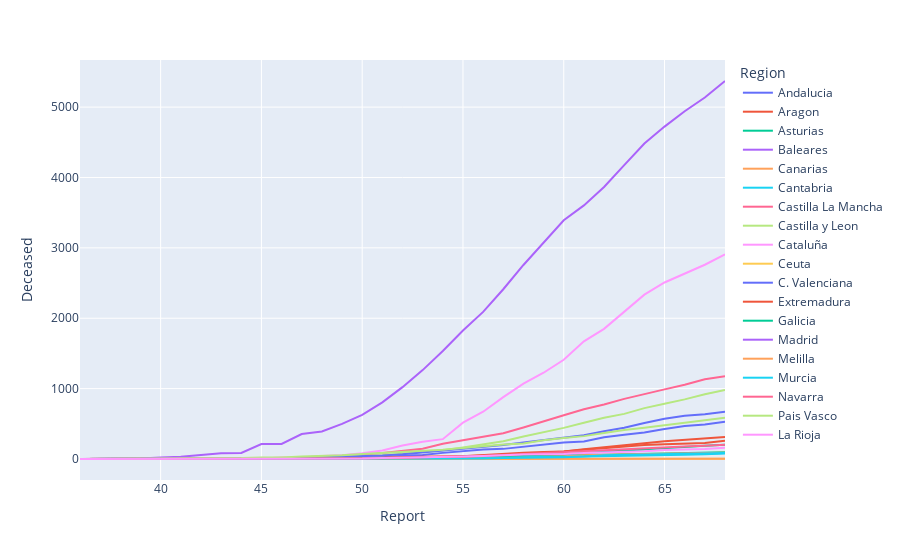

The code cell stored with this chart in its notebook:
### Markdown cell above
#### Deceased per Region

### Code cell
# plotly express: fig_ccaa_deceased
fig_ccaa_deceased = px.line(df_ccaa, x="Report", y="Deceased", color="Region")
fig_ccaa_deceased.show()

### Figure 1 — Plotly figure (JSON) as saved in the notebook; plotly's stock layout.template omitted (floating-point values rounded to 4 significant figures)
{"data": [{"hoverlabel": {"namelength": 0}, "hovertemplate": "Region=Andalucia<br>Report=%{x}<br>Deceased=%{y}", "legendgroup": "Andalucia", "line": {"color": "#636efa", "dash": "solid"}, "mode": "lines", "name": "Andalucia", "showlegend": true, "type": "scatter", "x": [36, 37, 38, 39, 40, 41, 42, 43, 44, 45, 46, 47, 48, 49, 50, 51, 52, 53, 54, 55, 56, 57, 58, 59, 60, 61, 62, 63, 64, 65, 66, 67, 68], "xaxis": "x", "y": [0, 0, 0, 0, 0, 0, 0, 0, 2, 6, 7, 11, 19, 23, 30, 40, 47, 58, 87, 113, 134, 144, 175, 207, 236, 248, 308, 343, 376, 426, 470, 491, 528], "yaxis": "y"}, {"hoverlabel": {"namelength": 0}, "hovertemplate": "Region=Aragon<br>Report=%{x}<br>Deceased=%{y}", "legendgroup": "Aragon", "line": {"color": "#EF553B", "dash": "solid"}, "mode": "lines", "name": "Aragon", "showlegend": true, "type": "scatter", "x": [36, 37, 38, 39, 40, 41, 42, 43, 44, 45, 46, 47, 48, 49, 50, 51, 52, 53, 54, 55, 56, 57, 58, 59, 60, 61, 62, 63, 64, 65, 66, 67, 68], "xaxis": "x", "y": [0, 0, 1, 1, 3, 4, 6, 7, 7, 7, 11, 12, 13, 15, 17, 22, 24, 32, 37, 40, 48, 58, 58, 93, 106, 138, 169, 200, 224, 251, 270, 284, 312], "yaxis": "y"}, {"hoverlabel": {"namelength": 0}, "hovertemplate": "Region=Asturias<br>Report=%{x}<br>Deceased=%{y}", "legendgroup": "Asturias", "line": {"color": "#00cc96", "dash": "solid"}, "mode": "lines", "name": "Asturias", "showlegend": true, "type": "scatter", "x": [36, 37, 38, 39, 40, 41, 42, 43, 44, 45, 46, 47, 48, 49, 50, 51, 52, 53, 54, 55, 56, 57, 58, 59, 60, 61, 62, 63, 64, 65, 66, 67, 68], "xaxis": "x", "y": [0, 0, 0, 0, 0, 0, 1, 1, 1, 1, 1, 1, 1, 1, 2, 5, 8, 12, 22, 25, 27, 29, 33, 41, 49, 55, 63, 69, 70, 76, 80, 86, 96], "yaxis": "y"}, {"hoverlabel": {"namelength": 0}, "hovertemplate": "Region=Baleares<br>Report=%{x}<br>Deceased=%{y}", "legendgroup": "Baleares", "line": {"color": "#ab63fa", "dash": "solid"}, "mode": "lines", "name": "Baleares", "showlegend": true, "type": "scatter", "x": [36, 37, 38, 39, 40, 41, 42, 43, 44, 45, 46, 47, 48, 49, 50, 51, 52, 53, 54, 55, 56, 57, 58, 59, 60, 61, 62, 63, 64, 65, 66, 67, 68], "xaxis": "x", "y": [0, 0, 0, 0, 0, 0, 1, 1, 1, 1, 1, 1, 1, 2, 2, 4, 4, 10, 10, 13, 17, 22, 26, 29, 37, 42, 46, 58, 69, 71, 75, 81, 84], "yaxis": "y"}, {"hoverlabel": {"namelength": 0}, "hovertemplate": "Region=Canarias<br>Report=%{x}<br>Deceased=%{y}", "legendgroup": "Canarias", "line": {"color": "#FFA15A", "dash": "solid"}, "mode": "lines", "name": "Canarias", "showlegend": true, "type": "scatter", "x": [36, 37, 38, 39, 40, 41, 42, 43, 44, 45, 46, 47, 48, 49, 50, 51, 52, 53, 54, 55, 56, 57, 58, 59, 60, 61, 62, 63, 64, 65, 66, 67, 68], "xaxis": "x", "y": [0, 0, 0, 0, 0, 0, 0, 0, 1, 1, 1, 2, 3, 3, 4, 7, 9, 11, 16, 21, 24, 27, 36, 39, 40, 55, 62, 68, 73, 78, 80, 85, 89], "yaxis": "y"}, {"hoverlabel": {"namelength": 0}, "hovertemplate": "Region=Cantabria<br>Report=%{x}<br>Deceased=%{y}", "legendgroup": "Cantabria", "line": {"color": "#19d3f3", "dash": "solid"}, "mode": "lines", "name": "Cantabria", "showlegend": true, "type": "scatter", "x": [36, 37, 38, 39, 40, 41, 42, 43, 44, 45, 46, 47, 48, 49, 50, 51, 52, 53, 54, 55, 56, 57, 58, 59, 60, 61, 62, 63, 64, 65, 66, 67, 68], "xaxis": "x", "y": [0, 0, 0, 0, 0, 0, 0, 0, 0, 0, 0, 0, 1, 1, 1, 2, 5, 6, 9, 14, 17, 21, 22, 26, 27, 37, 54, 60, 64, 68, 68, 77, 85], "yaxis": "y"}, {"hoverlabel": {"namelength": 0}, "hovertemplate": "Region=Castilla La Mancha<br>Report=%{x}<br>Deceased=%{y}", "legendgroup": "Castilla La Mancha", "line": {"color": "#FF6692", "dash": "solid"}, "mode": "lines", "name": "Castilla La Mancha", "showlegend": true, "type": "scatter", "x": [36, 37, 38, 39, 40, 41, 42, 43, 44, 45, 46, 47, 48, 49, 50, 51, 52, 53, 54, 55, 56, 57, 58, 59, 60, 61, 62, 63, 64, 65, 66, 67, 68], "xaxis": "x", "y": [0, 0, 0, 0, 0, 0, 1, 5, 6, 10, 17, 17, 28, 42, 62, 84, 112, 145, 216, 263, 316, 367, 448, 539, 622, 708, 774, 854, 916, 989, 1055, 1132, 1177], "yaxis": "y"}, {"hoverlabel": {"namelength": 0}, "hovertemplate": "Region=Castilla y Leon<br>Report=%{x}<br>Deceased=%{y}", "legendgroup": "Castilla y Leon", "line": {"color": "#B6E880", "dash": "solid"}, "mode": "lines", "name": "Castilla y Leon", "showlegend": true, "type": "scatter", "x": [36, 37, 38, 39, 40, 41, 42, 43, 44, 45, 46, 47, 48, 49, 50, 51, 52, 53, 54, 55, 56, 57, 58, 59, 60, 61, 62, 63, 64, 65, 66, 67, 68], "xaxis": "x", "y": [0, 0, 0, 0, 0, 0, 0, 1, 3, 6, 9, 12, 22, 29, 43, 55, 74, 102, 124, 165, 206, 252, 321, 380, 442, 516, 585, 641, 723, 786, 847, 919, 982], "yaxis": "y"}, {"hoverlabel": {"namelength": 0}, "hovertemplate": "Region=Cataluña<br>Report=%{x}<br>Deceased=%{y}", "legendgroup": "Cataluña", "line": {"color": "#FF97FF", "dash": "solid"}, "mode": "lines", "name": "Cataluña", "showlegend": true, "type": "scatter", "x": [36, 37, 38, 39, 40, 41, 42, 43, 44, 45, 46, 47, 48, 49, 50, 51, 52, 53, 54, 55, 56, 57, 58, 59, 60, 61, 62, 63, 64, 65, 66, 67, 68], "xaxis": "x", "y": [0, 0, 0, 1, 3, 3, 4, 4, 6, 8, 12, 18, 41, 55, 82, 122, 191, 245, 282, 516, 672, 880, 1070, 1226, 1410, 1672, 1849, 2093, 2335, 2508, 2637, 2760, 2908], "yaxis": "y"}, {"hoverlabel": {"namelength": 0}, "hovertemplate": "Region=Ceuta<br>Report=%{x}<br>Deceased=%{y}", "legendgroup": "Ceuta", "line": {"color": "#FECB52", "dash": "solid"}, "mode": "lines", "name": "Ceuta", "showlegend": true, "type": "scatter", "x": [36, 37, 38, 39, 40, 41, 42, 43, 44, 45, 46, 47, 48, 49, 50, 51, 52, 53, 54, 55, 56, 57, 58, 59, 60, 61, 62, 63, 64, 65, 66, 67, 68], "xaxis": "x", "y": [0, 0, 0, 0, 0, 0, 0, 0, 0, 0, 0, 0, 0, 0, 0, 0, 0, 0, 0, 0, 0, 0, 1, 1, 1, 1, 1, 1, 1, 1, 2, 3, 4], "yaxis": "y"}, {"hoverlabel": {"namelength": 0}, "hovertemplate": "Region=C. Valenciana<br>Report=%{x}<br>Deceased=%{y}", "legendgroup": "C. Valenciana", "line": {"color": "#636efa", "dash": "solid"}, "mode": "lines", "name": "C. Valenciana", "showlegend": true, "type": "scatter", "x": [36, 37, 38, 39, 40, 41, 42, 43, 44, 45, 46, 47, 48, 49, 50, 51, 52, 53, 54, 55, 56, 57, 58, 59, 60, 61, 62, 63, 64, 65, 66, 67, 68], "xaxis": "x", "y": [1, 1, 1, 1, 1, 1, 1, 1, 4, 5, 5, 13, 22, 24, 33, 50, 69, 94, 115, 143, 167, 198, 234, 267, 310, 339, 395, 443, 511, 571, 613, 637, 672], "yaxis": "y"}, {"hoverlabel": {"namelength": 0}, "hovertemplate": "Region=Extremadura<br>Report=%{x}<br>Deceased=%{y}", "legendgroup": "Extremadura", "line": {"color": "#EF553B", "dash": "solid"}, "mode": "lines", "name": "Extremadura", "showlegend": true, "type": "scatter", "x": [36, 37, 38, 39, 40, 41, 42, 43, 44, 45, 46, 47, 48, 49, 50, 51, 52, 53, 54, 55, 56, 57, 58, 59, 60, 61, 62, 63, 64, 65, 66, 67, 68], "xaxis": "x", "y": [0, 0, 0, 0, 0, 0, 1, 1, 2, 2, 2, 3, 6, 8, 10, 12, 14, 18, 26, 39, 58, 69, 88, 100, 106, 133, 152, 181, 200, 208, 218, 228, 258], "yaxis": "y"}, {"hoverlabel": {"namelength": 0}, "hovertemplate": "Region=Galicia<br>Report=%{x}<br>Deceased=%{y}", "legendgroup": "Galicia", "line": {"color": "#00cc96", "dash": "solid"}, "mode": "lines", "name": "Galicia", "showlegend": true, "type": "scatter", "x": [36, 37, 38, 39, 40, 41, 42, 43, 44, 45, 46, 47, 48, 49, 50, 51, 52, 53, 54, 55, 56, 57, 58, 59, 60, 61, 62, 63, 64, 65, 66, 67, 68], "xaxis": "x", "y": [0, 0, 0, 0, 0, 0, 0, 0, 0, 2, 2, 3, 3, 4, 5, 9, 12, 18, 20, 27, 32, 43, 47, 60, 66, 84, 103, 120, 138, 159, 174, 190, 204], "yaxis": "y"}, {"hoverlabel": {"namelength": 0}, "hovertemplate": "Region=Madrid<br>Report=%{x}<br>Deceased=%{y}", "legendgroup": "Madrid", "line": {"color": "#ab63fa", "dash": "solid"}, "mode": "lines", "name": "Madrid", "showlegend": true, "type": "scatter", "x": [36, 37, 38, 39, 40, 41, 42, 43, 44, 45, 46, 47, 48, 49, 50, 51, 52, 53, 54, 55, 56, 57, 58, 59, 60, 61, 62, 63, 64, 65, 66, 67, 68], "xaxis": "x", "y": [0, 1, 2, 8, 21, 31, 56, 81, 86, 213, 213, 355, 390, 498, 628, 804, 1021, 1263, 1535, 1825, 2090, 2412, 2757, 3082, 3392, 3603, 3865, 4175, 4483, 4723, 4941, 5136, 5371], "yaxis": "y"}, {"hoverlabel": {"namelength": 0}, "hovertemplate": "Region=Melilla<br>Report=%{x}<br>Deceased=%{y}", "legendgroup": "Melilla", "line": {"color": "#FFA15A", "dash": "solid"}, "mode": "lines", "name": "Melilla", "showlegend": true, "type": "scatter", "x": [36, 37, 38, 39, 40, 41, 42, 43, 44, 45, 46, 47, 48, 49, 50, 51, 52, 53, 54, 55, 56, 57, 58, 59, 60, 61, 62, 63, 64, 65, 66, 67, 68], "xaxis": "x", "y": [0, 0, 0, 0, 0, 0, 0, 0, 0, 0, 0, 0, 0, 0, 0, 0, 0, 0, 0, 0, 1, 1, 1, 1, 1, 1, 1, 1, 2, 2, 2, 2, 2], "yaxis": "y"}, {"hoverlabel": {"namelength": 0}, "hovertemplate": "Region=Murcia<br>Report=%{x}<br>Deceased=%{y}", "legendgroup": "Murcia", "line": {"color": "#19d3f3", "dash": "solid"}, "mode": "lines", "name": "Murcia", "showlegend": true, "type": "scatter", "x": [36, 37, 38, 39, 40, 41, 42, 43, 44, 45, 46, 47, 48, 49, 50, 51, 52, 53, 54, 55, 56, 57, 58, 59, 60, 61, 62, 63, 64, 65, 66, 67, 68], "xaxis": "x", "y": [0, 0, 0, 0, 0, 0, 0, 0, 0, 0, 0, 0, 0, 0, 0, 1, 1, 2, 3, 5, 8, 15, 17, 20, 25, 34, 37, 42, 46, 51, 59, 68, 78], "yaxis": "y"}, {"hoverlabel": {"namelength": 0}, "hovertemplate": "Region=Navarra<br>Report=%{x}<br>Deceased=%{y}", "legendgroup": "Navarra", "line": {"color": "#FF6692", "dash": "solid"}, "mode": "lines", "name": "Navarra", "showlegend": true, "type": "scatter", "x": [36, 37, 38, 39, 40, 41, 42, 43, 44, 45, 46, 47, 48, 49, 50, 51, 52, 53, 54, 55, 56, 57, 58, 59, 60, 61, 62, 63, 64, 65, 66, 67, 68], "xaxis": "x", "y": [0, 0, 0, 0, 0, 0, 0, 0, 0, 0, 1, 2, 3, 4, 5, 9, 14, 24, 31, 33, 49, 58, 70, 84, 102, 113, 130, 141, 151, 171, 178, 187, 202], "yaxis": "y"}, {"hoverlabel": {"namelength": 0}, "hovertemplate": "Region=Pais Vasco<br>Report=%{x}<br>Deceased=%{y}", "legendgroup": "Pais Vasco", "line": {"color": "#B6E880", "dash": "solid"}, "mode": "lines", "name": "Pais Vasco", "showlegend": true, "type": "scatter", "x": [36, 37, 38, 39, 40, 41, 42, 43, 44, 45, 46, 47, 48, 49, 50, 51, 52, 53, 54, 55, 56, 57, 58, 59, 60, 61, 62, 63, 64, 65, 66, 67, 68], "xaxis": "x", "y": [0, 1, 1, 5, 6, 6, 11, 14, 14, 23, 23, 36, 40, 53, 71, 85, 97, 120, 133, 155, 180, 207, 221, 265, 297, 325, 369, 412, 444, 477, 515, 548, 586], "yaxis": "y"}, {"hoverlabel": {"namelength": 0}, "hovertemplate": "Region=La Rioja<br>Report=%{x}<br>Deceased=%{y}", "legendgroup": "La Rioja", "line": {"color": "#FF97FF", "dash": "solid"}, "mode": "lines", "name": "La Rioja", "showlegend": true, "type": "scatter", "x": [36, 37, 38, 39, 40, 41, 42, 43, 44, 45, 46, 47, 48, 49, 50, 51, 52, 53, 54, 55, 56, 57, 58, 59, 60, 61, 62, 63, 64, 65, 66, 67, 68], "xaxis": "x", "y": [0, 0, 0, 0, 1, 2, 2, 2, 3, 3, 4, 5, 5, 5, 7, 15, 18, 22, 30, 37, 43, 55, 65, 68, 71, 85, 90, 101, 109, 128, 134, 141, 160], "yaxis": "y"}], "layout": {"legend": {"title": {"text": "Region"}, "tracegroupgap": 0}, "margin": {"t": 60}, "xaxis": {"anchor": "y", "domain": [0, 1], "title": {"text": "Report"}}, "yaxis": {"anchor": "x", "domain": [0, 1], "title": {"text": "Deceased"}}}}
